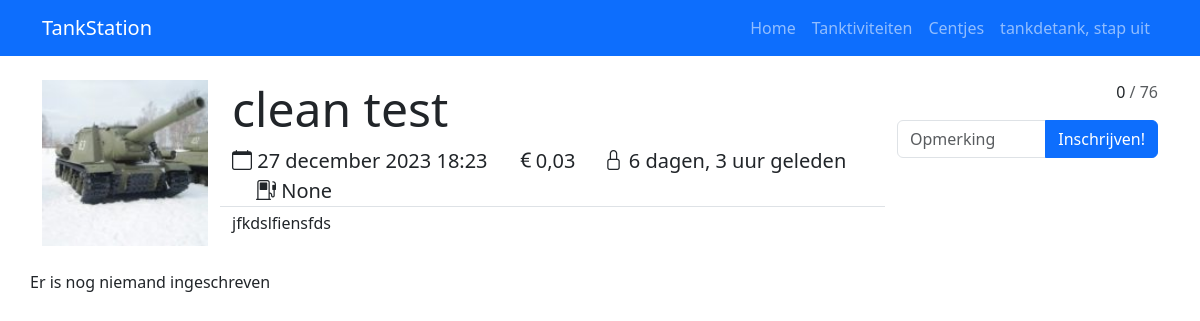
Screenshot of /tanktiviteiten/detail/6 (signed in) with the database file from the repository.
### evenementen/models.py (models this page shows)
class Tanktiviteit(models.Model):
    naam = models.CharField(max_length=140)
    beschrijving = models.CharField(max_length=400)
    prijs = models.DecimalField("Prijs", max_digits=7, decimal_places=2, default=0.00)
    gemaakt_door = models.ForeignKey(settings.AUTH_USER_MODEL, on_delete=models.SET_NULL, null=True, related_name="Gemaakt_door")
    verantwoordelijke = models.ForeignKey(settings.AUTH_USER_MODEL, on_delete=models.SET_NULL, null=True, related_name="Verantwoordelijke")
    aanmaakmoment = models.DateTimeField("Aangemaakt op", auto_now_add=True)
    sluiting = models.DateTimeField("De inschrijvingen sluiten om")
    wanneer = models.DateTimeField("Tanktiviteit moment")
    plaatje = models.ImageField(upload_to="images/", default="images/tank.jpg")
    max_inschrijvingen = models.PositiveSmallIntegerField(default=76)
    tankrekening = models.BooleanField(default=True)

### evenementen/views.py (the view)
# urls.py: path('detail/<int:tanktiviteit_id>', views.detail, name="Tanktiviteit detail"),
@login_required
def detail(request, tanktiviteit_id):
    tanktiviteit = get_object_or_404(Tanktiviteit, pk=tanktiviteit_id)
    deelnemers = tanktiviteit.inschrijvingen.all()
    inschrijving = deelnemers.filter(plaatser=request.user)
    if inschrijving:
        inschrijving_id = inschrijving.first().id
    else:
        inschrijving_id = False
    context = {
        'ttvt': tanktiviteit,
        'deelnemers': deelnemers,
        'req': request,
        'nu': timezone.now(),
        'inschrijving_id': inschrijving_id,
    }
    return render(request, 'detail.html', context)

### evenementen/templates/detail.html
{% extends 'base.html' %}
{% load humanize %}
{% block content %}
    <div class="row">
        <div class="col-2">
            <figure class="figure" style="width: 100%;">
                <img src="/{{ ttvt.plaatje }}" class="img-responsive figure-img" style="width: inherit; object-fit: contain;">
            </figure>
        </div>
        <div class="col-7">
            <div class="row">
                <span class="border-bottom">
                    <h1 class="display-5">{{ ttvt.naam }}</h1>
                    <span class="lead"><i class="bi-calendar"></i> {{ ttvt.wanneer }}</span>
                    <span class="lead ms-4"><i class="bi-currency-euro"></i>{{ ttvt.prijs }}</span>
                    {% if nu > ttvt.sluiting %}
                        <span class="lead ms-4"><i class="bi-lock"></i> {{ ttvt.sluiting|naturaltime }}</span>
                    {% else %}
                        <span class="lead ms-4"><i class="bi-unlock"></i> {{ ttvt.sluiting|naturaltime }}</span>
                    {% endif %}
                    <span class="lead ms-4"><i class="bi-fuel-pump"></i> {{ ttvt.verantwoordelijke }}</span>
                </span>
            </div>
            <div class="row mt-1">
                <p>{{ ttvt.beschrijving }}</p>
            </div>
        </div>
        <div class="col-3">
            <div class="row" style="text-align:right;">
                <p>{{ deelnemers|length }}<span class="text-muted"> / {{ ttvt.max_inschrijvingen }}</span></p>
            </div>
            <div class="row">
            {% if inschrijving_id > 0 %}
                <div class="input-group">
                    <a class="btn btn-danger" href="{% url 'evenementen:Uitschrijven' ttvt.id inschrijving_id %}"
                        style="width:100%;">
                        Uitschrijven
                    </a>
                </div>
            {% else %}
                <form action="{% url 'evenementen:Inschrijven' ttvt.id %}" method="post">{% csrf_token %}
                    <div class="input-group">
                        <input type="text" class="form-control" placeholder="Opmerking" name="opmerking">
                        <button class="btn btn-primary" type="submit">Inschrijven!</button>
                    </div>
                </form>
                {% endif %}</div>
        </div>
    </div>
    <div class="row">
    {% if deelnemers %}
        <div class="table-responsive col-md-12"><table class="table table-hover table-striped" style="max-width: 100%;">
            <thead>
                <tr>
                    <th scope="col" class="col-sm-auto">Naam</th>
                    <th scope="col" class="col-lg-auto">Opmerking</th>
                </tr>
            </thead>
            <tbody>
                {% for inschrijving in deelnemers %}
                    <tr>
                        <td>{{ inschrijving.plaatser }}</td>
                        <td>{{ inschrijving.opmerkingen }}</td>
                    </tr>
                {% endfor %}
            </tbody>
        </table></div>
    {% else %}
        Er is nog niemand ingeschreven
    {% endif %}
    </div>
{% endblock %}

### TankStation/templates/base.html (shortened to what this page needs)
<!DOCTYPE html>
<html lang="en">
<head>
    <link href="https://cdn.jsdelivr.net/npm/bootstrap@5.3.0-alpha1/dist/css/bootstrap.min.css" rel="stylesheet">
    <link rel="stylesheet" href="https://cdn.jsdelivr.net/npm/bootstrap-icons@1.10.3/font/bootstrap-icons.css">
</head>
<body>
<nav class="navbar navbar-expand-lg bg-primary mb-4" data-bs-theme="dark">
    <div class="container-lg">
        <a class="navbar-brand" href="{% url 'Home' %}">TankStation</a>
        <div class="collapse navbar-collapse">
            <ul class="navbar-nav ms-auto mb-2 mb-lg-0">
                <li class="nav-item">
                    <a class="nav-link" href="{% url 'Home' %}">Home</a>
                </li>
                <li class="nav-item">
                    <a class="nav-link" href="{% url 'evenementen:Evenementen home' %}">Tanktiviteiten</a>
                </li>
                <li class="nav-item">
                    <a class="nav-link" href="{% url 'geldzaken:Geld home' %}">Centjes</a>
                </li>
                {% if user.is_authenticated %}
                <li class="nav-item">
                    <a class="nav-link" href="{% url 'logout' %}">{{ user.get_username }}, stap uit</a>
                </li>
                {% else %}
                <li class="nav-item">
                    <a class="nav-link" href="{% url 'login' %}">Login</a>
                </li>
                {% endif %}
            </ul>
        </div>
    </div>
</nav>
<div class="container-lg">
    {% block content %}{% endblock %}
</div>
</body>
</html>

### rows the page displays
Tanktiviteit: plaatje (picture), naam "clean test", wanneer "27 december 2023 18:23", prijs "0,03", sluiting "6 dagen, 3 uur geleden", verantwoordelijke "None", beschrijving "jfkdslfiensfds", max_inschrijvingen "76"

### other values shown
{{ user.get_username }} "tankdetank"
{{ deelnemers|length }} "0"
